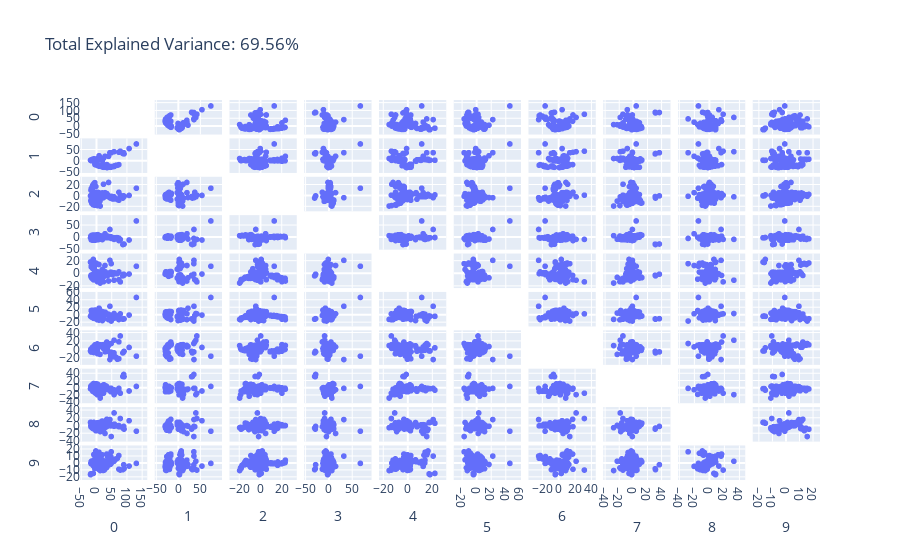

The cell this chart's notebook holds for it:
### Code cell
principal_df_7 =n_component_analysis(data7)

### Figure 1 — Plotly figure (JSON) as saved in the notebook; plotly's stock layout.template omitted (floating-point values rounded to 4 significant figures; data arrays with more than 128 entries replaced by an {"elided": "..."} marker saying what was removed)
{"data": [{"diagonal": {"visible": false}, "dimensions": [{"axis": {"matches": true}, "label": "0", "values": {"elided": "250 float values"}}, {"axis": {"matches": true}, "label": "1", "values": {"elided": "250 float values"}}, {"axis": {"matches": true}, "label": "2", "values": {"elided": "250 float values"}}, {"axis": {"matches": true}, "label": "3", "values": {"elided": "250 float values"}}, {"axis": {"matches": true}, "label": "4", "values": {"elided": "250 float values"}}, {"axis": {"matches": true}, "label": "5", "values": {"elided": "250 float values"}}, {"axis": {"matches": true}, "label": "6", "values": {"elided": "250 float values"}}, {"axis": {"matches": true}, "label": "7", "values": {"elided": "250 float values"}}, {"axis": {"matches": true}, "label": "8", "values": {"elided": "250 float values"}}, {"axis": {"matches": true}, "label": "9", "values": {"elided": "250 float values"}}], "hovertemplate": "%{xaxis.title.text}=%{x}<br>%{yaxis.title.text}=%{y}<extra></extra>", "legendgroup": "", "marker": {"color": "#636efa", "symbol": "circle"}, "name": "", "showlegend": false, "type": "splom"}], "layout": {"dragmode": "select", "legend": {"tracegroupgap": 0}, "title": {"text": "Total Explained Variance: 69.56%"}}}
